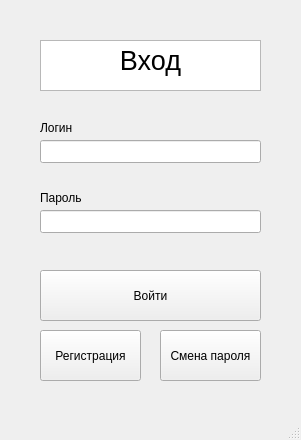
<?xml version="1.0" encoding="UTF-8"?>
<ui version="4.0">
 <class>avtorisation</class>
 <widget class="QMainWindow" name="avtorisation">
  <property name="geometry">
   <rect>
    <x>0</x>
    <y>0</y>
    <width>301</width>
    <height>440</height>
   </rect>
  </property>
  <property name="windowTitle">
   <string>avtorisation</string>
  </property>
  <widget class="QWidget" name="centralwidget">
   <widget class="QTextBrowser" name="textBrowser">
    <property name="geometry">
     <rect>
      <x>40</x>
      <y>40</y>
      <width>221</width>
      <height>51</height>
     </rect>
    </property>
    <property name="html">
     <string>&lt;!DOCTYPE HTML PUBLIC &quot;-//W3C//DTD HTML 4.0//EN&quot; &quot;http://www.w3.org/TR/REC-html40/strict.dtd&quot;&gt;
&lt;html&gt;&lt;head&gt;&lt;meta name=&quot;qrichtext&quot; content=&quot;1&quot; /&gt;&lt;meta charset=&quot;utf-8&quot; /&gt;&lt;style type=&quot;text/css&quot;&gt;
p, li { white-space: pre-wrap; }
hr { height: 1px; border-width: 0; }
li.unchecked::marker { content: &quot;\2610&quot;; }
li.checked::marker { content: &quot;\2612&quot;; }
&lt;/style&gt;&lt;/head&gt;&lt;body style=&quot; font-family:'Sans Serif'; font-size:9pt; font-weight:400; font-style:normal;&quot;&gt;
&lt;p align=&quot;center&quot; style=&quot; margin-top:0px; margin-bottom:0px; margin-left:0px; margin-right:0px; -qt-block-indent:0; text-indent:0px;&quot;&gt;&lt;span style=&quot; font-size:20pt;&quot;&gt;Вход&lt;/span&gt;&lt;/p&gt;&lt;/body&gt;&lt;/html&gt;</string>
    </property>
   </widget>
   <widget class="QLabel" name="label">
    <property name="geometry">
     <rect>
      <x>40</x>
      <y>120</y>
      <width>151</width>
      <height>16</height>
     </rect>
    </property>
    <property name="text">
     <string>Логин</string>
    </property>
   </widget>
   <widget class="QLineEdit" name="lineEdit">
    <property name="geometry">
     <rect>
      <x>40</x>
      <y>140</y>
      <width>221</width>
      <height>23</height>
     </rect>
    </property>
   </widget>
   <widget class="QLabel" name="label_2">
    <property name="geometry">
     <rect>
      <x>40</x>
      <y>190</y>
      <width>52</width>
      <height>15</height>
     </rect>
    </property>
    <property name="text">
     <string>Пароль</string>
    </property>
   </widget>
   <widget class="QLineEdit" name="lineEdit_2">
    <property name="geometry">
     <rect>
      <x>40</x>
      <y>210</y>
      <width>221</width>
      <height>23</height>
     </rect>
    </property>
   </widget>
   <widget class="QPushButton" name="pushButton">
    <property name="geometry">
     <rect>
      <x>40</x>
      <y>270</y>
      <width>221</width>
      <height>51</height>
     </rect>
    </property>
    <property name="text">
     <string>Войти</string>
    </property>
   </widget>
   <widget class="QPushButton" name="pushButton_2">
    <property name="geometry">
     <rect>
      <x>40</x>
      <y>330</y>
      <width>101</width>
      <height>51</height>
     </rect>
    </property>
    <property name="text">
     <string>Регистрация</string>
    </property>
   </widget>
   <widget class="QPushButton" name="pushButton_3">
    <property name="geometry">
     <rect>
      <x>160</x>
      <y>330</y>
      <width>101</width>
      <height>51</height>
     </rect>
    </property>
    <property name="text">
     <string>Смена пароля</string>
    </property>
   </widget>
  </widget>
  <widget class="QMenuBar" name="menubar">
   <property name="geometry">
    <rect>
     <x>0</x>
     <y>0</y>
     <width>301</width>
     <height>20</height>
    </rect>
   </property>
  </widget>
  <widget class="QStatusBar" name="statusbar"/>
 </widget>
 <resources/>
 <connections/>
</ui>
